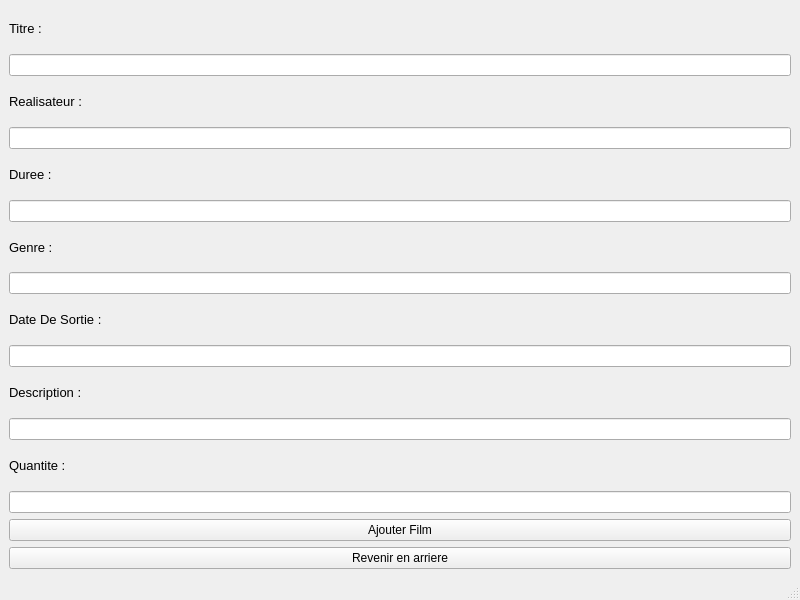
<?xml version="1.0" encoding="UTF-8"?>
<ui version="4.0">
 <class>AdminWindow</class>
 <widget class="QMainWindow" name="AdminWindow">
  <property name="geometry">
   <rect>
    <x>0</x>
    <y>0</y>
    <width>800</width>
    <height>600</height>
   </rect>
  </property>
  <property name="windowTitle">
   <string>MainWindow</string>
  </property>
  <widget class="QWidget" name="centralwidget">
   <layout class="QVBoxLayout" name="verticalLayout_2">
    <item>
     <layout class="QVBoxLayout" name="verticalLayout">
      <item>
       <widget class="QLabel" name="label">
        <property name="font">
         <font>
          <pointsize>10</pointsize>
         </font>
        </property>
        <property name="text">
         <string>Titre :</string>
        </property>
       </widget>
      </item>
      <item>
       <widget class="QLineEdit" name="lineEdit"/>
      </item>
      <item>
       <widget class="QLabel" name="label_2">
        <property name="font">
         <font>
          <pointsize>10</pointsize>
         </font>
        </property>
        <property name="text">
         <string>Realisateur :</string>
        </property>
       </widget>
      </item>
      <item>
       <widget class="QLineEdit" name="lineEdit_4"/>
      </item>
      <item>
       <widget class="QLabel" name="label_3">
        <property name="font">
         <font>
          <pointsize>10</pointsize>
         </font>
        </property>
        <property name="text">
         <string>Duree : </string>
        </property>
       </widget>
      </item>
      <item>
       <widget class="QLineEdit" name="lineEdit_3"/>
      </item>
      <item>
       <widget class="QLabel" name="label_4">
        <property name="font">
         <font>
          <pointsize>10</pointsize>
         </font>
        </property>
        <property name="text">
         <string>Genre :</string>
        </property>
       </widget>
      </item>
      <item>
       <widget class="QLineEdit" name="lineEdit_2"/>
      </item>
      <item>
       <widget class="QLabel" name="label_5">
        <property name="font">
         <font>
          <pointsize>10</pointsize>
         </font>
        </property>
        <property name="text">
         <string>Date De Sortie :</string>
        </property>
       </widget>
      </item>
      <item>
       <widget class="QLineEdit" name="lineEdit_5"/>
      </item>
      <item>
       <widget class="QLabel" name="label_6">
        <property name="font">
         <font>
          <pointsize>10</pointsize>
         </font>
        </property>
        <property name="text">
         <string>Description :</string>
        </property>
       </widget>
      </item>
      <item>
       <widget class="QLineEdit" name="lineEdit_6"/>
      </item>
      <item>
       <widget class="QLabel" name="label_7">
        <property name="font">
         <font>
          <pointsize>10</pointsize>
         </font>
        </property>
        <property name="text">
         <string>Quantite : </string>
        </property>
       </widget>
      </item>
      <item>
       <widget class="QLineEdit" name="lineEdit_7"/>
      </item>
      <item>
       <widget class="QPushButton" name="pushButton">
        <property name="text">
         <string>Ajouter Film</string>
        </property>
       </widget>
      </item>
      <item>
       <widget class="QPushButton" name="pushButton_2">
        <property name="text">
         <string>Revenir en arriere</string>
        </property>
       </widget>
      </item>
     </layout>
    </item>
   </layout>
  </widget>
  <widget class="QStatusBar" name="statusbar"/>
 </widget>
 <resources/>
 <connections/>
</ui>
